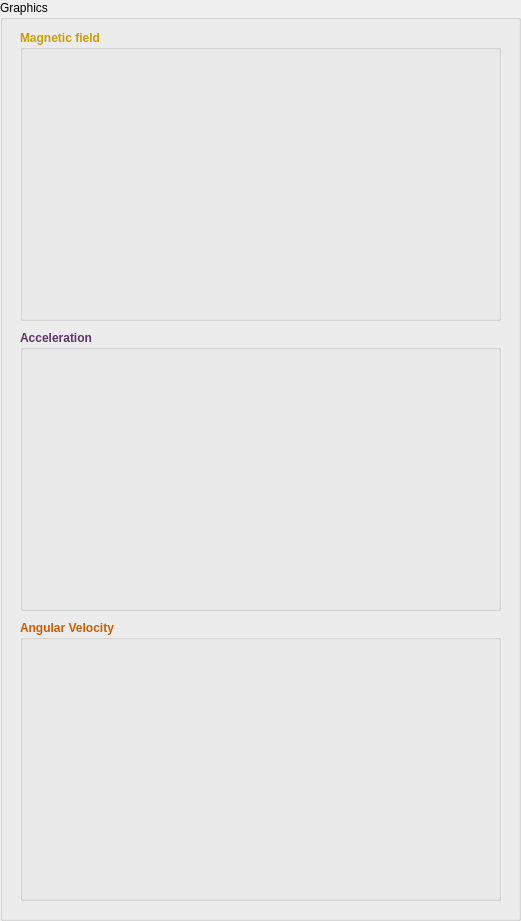
   <widget class="QGroupBox" name="groupBox">
    <property name="geometry">
     <rect>
      <x>760</x>
      <y>10</y>
      <width>521</width>
      <height>921</height>
     </rect>
    </property>
    <property name="title">
     <string>Graphics</string>
    </property>
    <widget class="QGroupBox" name="groupBox_20">
     <property name="geometry">
      <rect>
       <x>20</x>
       <y>30</y>
       <width>481</width>
       <height>291</height>
      </rect>
     </property>
     <property name="palette">
      <palette>
       <active>
        <colorrole role="WindowText">
         <brush brushstyle="SolidPattern">
          <color alpha="255">
           <red>196</red>
           <green>160</green>
           <blue>0</blue>
          </color>
         </brush>
        </colorrole>
       </active>
       <inactive>
        <colorrole role="WindowText">
         <brush brushstyle="SolidPattern">
          <color alpha="255">
           <red>196</red>
           <green>160</green>
           <blue>0</blue>
          </color>
         </brush>
        </colorrole>
       </inactive>
       <disabled>
        <colorrole role="WindowText">
         <brush brushstyle="SolidPattern">
          <color alpha="255">
           <red>190</red>
           <green>190</green>
           <blue>190</blue>
          </color>
         </brush>
        </colorrole>
       </disabled>
      </palette>
     </property>
     <property name="font">
      <font>
       <weight>75</weight>
       <bold>true</bold>
      </font>
     </property>
     <property name="title">
      <string>Magnetic field</string>
     </property>
     <widget class="QCustomPlot" name="graph_widget" native="true">
      <property name="geometry">
       <rect>
        <x>0</x>
        <y>20</y>
        <width>481</width>
        <height>271</height>
       </rect>
      </property>
     </widget>
    </widget>
    <widget class="QGroupBox" name="groupBox_21">
     <property name="geometry">
      <rect>
       <x>20</x>
       <y>330</y>
       <width>481</width>
       <height>281</height>
      </rect>
     </property>
     <property name="palette">
      <palette>
       <active>
        <colorrole role="WindowText">
         <brush brushstyle="SolidPattern">
          <color alpha="255">
           <red>92</red>
           <green>53</green>
           <blue>102</blue>
          </color>
         </brush>
        </colorrole>
       </active>
       <inactive>
        <colorrole role="WindowText">
         <brush brushstyle="SolidPattern">
          <color alpha="255">
           <red>92</red>
           <green>53</green>
           <blue>102</blue>
          </color>
         </brush>
        </colorrole>
       </inactive>
       <disabled>
        <colorrole role="WindowText">
         <brush brushstyle="SolidPattern">
          <color alpha="255">
           <red>190</red>
           <green>190</green>
           <blue>190</blue>
          </color>
         </brush>
        </colorrole>
       </disabled>
      </palette>
     </property>
     <property name="font">
      <font>
       <weight>75</weight>
       <bold>true</bold>
      </font>
     </property>
     <property name="title">
      <string>Acceleration</string>
     </property>
     <widget class="QCustomPlot" name="graph_widget_2" native="true">
      <property name="geometry">
       <rect>
        <x>0</x>
        <y>20</y>
        <width>481</width>
        <height>261</height>
       </rect>
      </property>
     </widget>
    </widget>
    <widget class="QGroupBox" name="groupBox_22">
     <property name="geometry">
      <rect>
       <x>20</x>
       <y>620</y>
       <width>481</width>
       <height>281</height>
      </rect>
     </property>
     <property name="palette">
      <palette>
       <active>
        <colorrole role="WindowText">
         <brush brushstyle="SolidPattern">
          <color alpha="255">
           <red>206</red>
           <green>92</green>
           <blue>0</blue>
          </color>
         </brush>
        </colorrole>
       </active>
       <inactive>
        <colorrole role="WindowText">
         <brush brushstyle="SolidPattern">
          <color alpha="255">
           <red>206</red>
           <green>92</green>
           <blue>0</blue>
          </color>
         </brush>
        </colorrole>
       </inactive>
       <disabled>
        <colorrole role="WindowText">
         <brush brushstyle="SolidPattern">
          <color alpha="255">
           <red>190</red>
           <green>190</green>
           <blue>190</blue>
          </color>
         </brush>
        </colorrole>
       </disabled>
      </palette>
     </property>
     <property name="font">
      <font>
       <weight>75</weight>
       <bold>true</bold>
      </font>
     </property>
     <property name="title">
      <string>Angular Velocity</string>
     </property>
     <widget class="QCustomPlot" name="graph_widget_3" native="true">
      <property name="geometry">
       <rect>
        <x>0</x>
        <y>20</y>
        <width>481</width>
        <height>261</height>
       </rect>
      </property>
     </widget>
    </widget>
   </widget>
